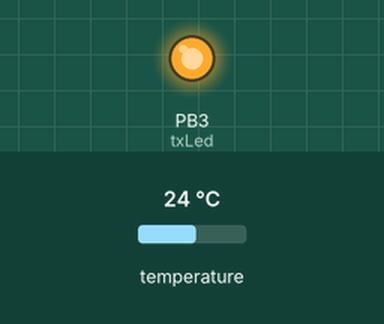
Recording of a sketch running on a simulated ATtiny85, built with avr-gcc and run on an emulated ATtiny85. Shown: output pins drawn as LEDs (lit = HIGH). The test bench sets the inputs (shaded band); at power-on: temperature 24 °C. No radio packets arrive unless stated.

Above: at 0.5 s.
At 3.5 s:
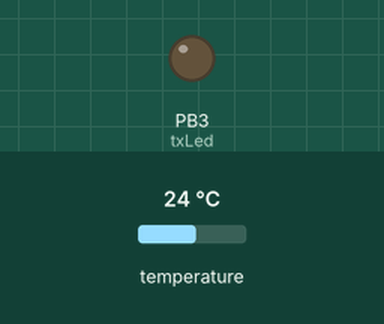
Timing chart, 0 to 7.9 s (numbered marks = the images above):
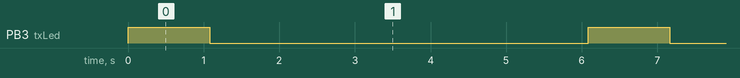

Measured:
- by itself, PB3 (txLed): alternates HIGH for 1.1 s and LOW for 5.0 s

The sketch:

transmit.ino
```cpp
//
// TX Sensor
//

// Info :
// Snootlab : http://forum.snootlab.com/viewtopic.php?f=38&t=399
// Virtual Wire library : http://www.airspayce.com/mikem/arduino/VirtualWire/VirtualWire_8h.html
// http://www.pjrc.com/teensy/td_libs_VirtualWire.html


#include <VirtualWire.h>
#include <OneWire.h>

#define  ATtiny85 // ATtiny85 mode

#ifdef ATtiny85
  #define txLed 3  // TX LED
  #define txPin 1  // TX Out
  #define sensPin 0  // Sensor Pin
#else
  #define DEBUG  // Is serial debug active ?

  #define txLed 13  // TX LED
  #define txPin 12  // TX Out
  #define sensPin 7  // Sensor Pin
#endif

#define sensID 42  // Sensor ID

#define SENSOR_UPDATE  5000 // Delay

// Sensor Message Structure
typedef struct sensorData_t{
  byte id; // size 1
  float value; // size 4
};

typedef union sensorData_union_t{
  sensorData_t data;
  uint8_t raw[5]; // total size of 5 bytes
};

// Sensor Message
sensorData_union_t _message;

// OneWire protocol
OneWire _wire(sensPin);

void setup()
{
  // Debug
  #ifdef DEBUG
  Serial.begin(9600);
  Serial.println("--- SETUP ---");
  #endif

  // Led Setup
  pinMode(txLed, OUTPUT);

  // TX Setup
  vw_set_tx_pin(txPin);
  vw_setup(2000);

  // Write Sensor ID
  _message.data.id = sensID;
}

void loop()
{
  digitalWrite(txLed, HIGH);

  // Read Temp
  if (acquireTemp())
  {
    #ifdef DEBUG
    Serial.print("Sensor="); Serial.print(_message.data.id); Serial.print(", Temp="); Serial.println(_message.data.value);
    #endif

    // Send
    vw_send(_message.raw, 5);
    vw_wait_tx(); // Wait until the whole message is gone
  }


  digitalWrite(txLed, LOW);    // sets the LED off

  // Sleep
  delay(SENSOR_UPDATE);
}


/*
*
* Read Temp
*
*/
boolean acquireTemp()
{
  byte i;
  byte data[12];
  byte addr[8];

  // Reset Search
  _wire.reset_search();

  // Get first sensor
  if ( !_wire.search(addr)) {
    #ifdef DEBUG
    Serial.println("No more addresses.");
    #endif

    return false;
  }

  if (OneWire::crc8(addr, 7) != addr[7]) {
    #ifdef DEBUG
    Serial.println("CRC is not valid!");
    #endif

    return false;
  }

  // Check if chip is DS18B20
  if(addr[0]!=0x28)
  {
    #ifdef DEBUG
    Serial.println("Chip is not DS18B20");
    #endif

    return false;
  }

  _wire.reset();
  _wire.select(addr);
  _wire.write(0x44,1);// start conversion

  delay(1000);     // maybe 750ms is enough, maybe not

  _wire.reset();
  _wire.select(addr);
  _wire.write(0xBE);// Read Scratchpad

  for ( i = 0; i < 9; i++) {// we need 9 bytes
    data[i] = _wire.read();
  }

  // Convert the data to actual temperature
  float raw = (data[1] << 8) | data[0];

  // Save temperature
  _message.data.value = raw / 16.0;

  return true;
}
```
